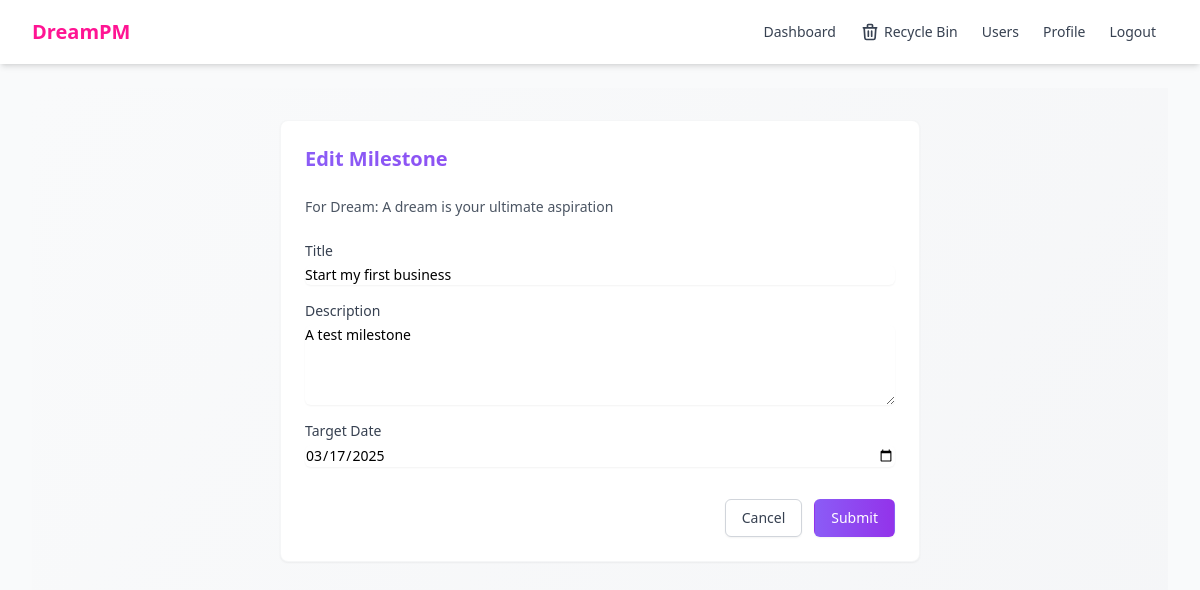
The app's page /milestones/1/edit (signed in) with its own data.
### app/models/dream.py (models this page shows, shortened)
class Dream(BaseModel):
    __tablename__ = 'dreams'
    title = db.Column(db.String(255), nullable=False)
    description = db.Column(db.Text)
    target_date = db.Column(db.Date, nullable=False)
    progress = db.Column(db.Float, default=0.0)  # 0 to 100
    creator_id = db.Column(db.Integer, db.ForeignKey('users.id'), nullable=False)
    creator = db.relationship('User', back_populates='created_dreams')
    milestones = db.relationship('Milestone', back_populates='dream', cascade='all, delete-orphan')

### app/models/milestone.py (models this page shows, shortened)
class Milestone(BaseModel):
    __tablename__ = 'milestones'
    __table_args__ = {'extend_existing': True}
    title = db.Column(db.String(255), nullable=False)
    description = db.Column(db.Text)
    target_date = db.Column(db.Date, nullable=False)
    progress = db.Column(db.Float, default=0.0)  # 0 to 100
    dream_id = db.Column(db.Integer, db.ForeignKey('dreams.id', ondelete='CASCADE'), nullable=False)
    creator_id = db.Column(db.Integer, db.ForeignKey('users.id'), nullable=False)
    dream = db.relationship('Dream', back_populates='milestones')
    creator = db.relationship('User', back_populates='created_milestones')
    goals = db.relationship('Goal', back_populates='milestone', cascade='all, delete-orphan')

### app/routes/main.py (the view, shortened to what this page needs)
@main.route('/milestones/<int:milestone_id>/edit', methods=['GET', 'POST'])
@login_required
def edit_milestone(milestone_id):
    milestone = Milestone.query.get_or_404(milestone_id)
    if milestone.creator_id != current_user.id:
        flash('You do not have permission to edit this milestone.', 'error')
        return redirect(url_for('main.dashboard'))
    form = MilestoneForm(obj=milestone)
    return render_template('main/milestone/edit.html', form=form, milestone=milestone)

### app/forms/milestone.py
class MilestoneForm(FlaskForm):
    title = StringField('Title', validators=[DataRequired(), Length(min=3, max=100)])
    description = TextAreaField('Description', validators=[DataRequired(), Length(min=10, max=500)])
    target_date = DateField('Target Date', validators=[DataRequired()], default=date.today)
    submit = SubmitField('Submit')

### app/__init__.py (called while the page is built)
@login_manager.user_loader
def load_user(id):
    return User.query.get(int(id))

### app/models/user.py (called while the page is built)
    @property
    def is_active(self):
        if self.is_admin():
            return True
        return bool(self._is_active)

    def is_admin(self):
        return self.role and self.role.name == 'admin'

### app/templates/main/milestone/edit.html (shortened to what this page needs)
{% extends "base.html" %}
{% block content %}
<div class="min-h-screen bg-gradient-to-br from-gray-50 to-gray-100 py-8">
    <div class="max-w-2xl mx-auto px-4">
        <div class="bg-white rounded-lg shadow-sm hover:shadow transition-all duration-200 border border-gray-100/80 overflow-hidden">
            <div class="p-6">
                <h1 class="text-xl font-bold bg-clip-text text-transparent bg-gradient-to-r from-violet-500 to-purple-600 mb-6">Edit Milestone</h1>
                <p class="text-sm text-gray-600 mb-6">For Dream: {{ milestone.dream.title }}</p>
                <form method="POST" class="space-y-4">
                    <div>
                        <label for="title" class="block text-sm font-medium text-gray-700">Title</label>
                        {{ form.title(class="mt-1 block w-full rounded-md border-gray-300 shadow-sm focus:border-violet-500 focus:ring-violet-500 sm:text-sm", placeholder="Enter milestone title") }}
                    </div>
                    <div>
                        <label for="description" class="block text-sm font-medium text-gray-700">Description</label>
                        {{ form.description(class="mt-1 block w-full rounded-md border-gray-300 shadow-sm focus:border-violet-500 focus:ring-violet-500 sm:text-sm", rows="4", placeholder="Describe your milestone") }}
                    </div>
                    <div>
                        <label for="target_date" class="block text-sm font-medium text-gray-700">Target Date</label>
                        {{ form.target_date(class="mt-1 block w-full rounded-md border-gray-300 shadow-sm focus:border-violet-500 focus:ring-violet-500 sm:text-sm", type="date") }}
                    </div>
                    <div class="flex justify-end space-x-3 pt-4">
                        <a href="{{ url_for('main.dashboard') }}"
                           class="inline-flex items-center px-4 py-2 border border-gray-300 shadow-sm text-sm font-medium rounded-md text-gray-700 bg-white hover:bg-gray-50 focus:outline-none focus:ring-2 focus:ring-offset-2 focus:ring-violet-500">
                            Cancel
                        </a>
                        {{ form.submit(class="inline-flex items-center px-4 py-2 border border-transparent text-sm font-medium rounded-md shadow-sm text-white bg-gradient-to-r from-violet-500 to-purple-600 hover:from-violet-600 hover:to-purple-700 focus:outline-none focus:ring-2 focus:ring-offset-2 focus:ring-violet-500") }}
                    </div>
                </form>
            </div>
        </div>
    </div>
</div>
{% endblock %}

### records on screen
Dream: dream "A dream is your ultimate aspiration"
Milestone: title "Start my first business", description "A test milestone", target_date "03/17/2025"
